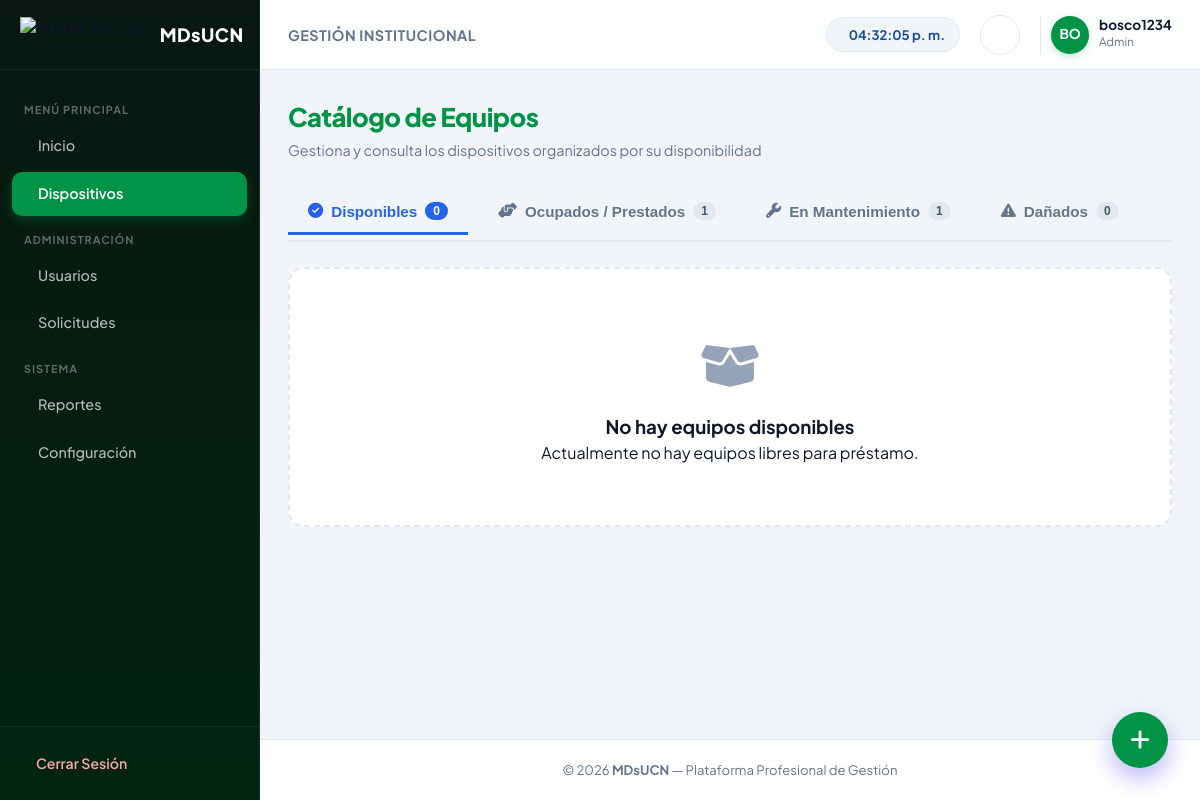
Screenshot of /dispositivos/ (signed in) with the database file from the repository.
### appOne/models.py (models this page shows, shortened)
class Usuario(AbstractUser):
    username = models.CharField(max_length=150, unique=True)
    nombre_completo = models.CharField(max_length=150)
    correo_institucional = models.EmailField(unique=True)
    codigo = models.CharField(max_length=20, unique=True)
    rol = models.CharField(max_length=20, choices=ROLES, default="Docente")
    USERNAME_FIELD = "correo_institucional"
    REQUIRED_FIELDS = ["username", "nombre_completo", "codigo"]
    objects = UsuarioManager()

### appOne/views.py (the view)
# urls.py: path('dispositivos/', views.listardispositivos, name='listardispositivos'),
@login_required
def listardispositivos(request):
    ids_ocupados = Prestamo.objects.filter(
        estado__in=[Prestamo.ESTADO_PENDIENTE, Prestamo.ESTADO_APROBADO]
    ).values_list('dispositivo_id', flat=True)
    dispositivos_disponibles = Dispositivo.objects.filter(
        estado=Dispositivo.ESTADO_DISPONIBLE
    ).exclude(id__in=ids_ocupados)
    dispositivos_ocupados = Dispositivo.objects.filter(
        id__in=ids_ocupados
    )
    dispositivos_mantenimiento = Dispositivo.objects.filter(
        estado=Dispositivo.ESTADO_MANTENIMIENTO
    )
    dispositivos_danados = Dispositivo.objects.filter(
        estado=Dispositivo.ESTADO_DANADO
    )
    prestamos_usuario = Prestamo.objects.filter(usuario=request.user)
    context = {
        "disponibles": dispositivos_disponibles,
        "ocupados": dispositivos_ocupados,
        "mantenimiento": dispositivos_mantenimiento,
        "danados": dispositivos_danados,
        "prestamos_usuario": prestamos_usuario,
    }
    return render(request, "appOne/Dispositivos.html", context)

### appOne/templates/appOne/Dispositivos.html (shortened to what this page needs)
{% extends "appOne/dashboard.html" %}
{% load static %}
{% block extra_css %}
<link rel="stylesheet" href="{% static 'appOne/css/Dispositivos.css' %}">
<link rel="stylesheet" href="{% static 'appOne/css/editar_dispositivos.css' %}">
<link rel="stylesheet" href="{% static 'appOne/css/modal_prestamo.css' %}">
<link rel="stylesheet" href="https://cdnjs.cloudflare.com/ajax/libs/font-awesome/6.4.0/css/all.min.css">
{% endblock %}
{% block contenido %}
<div class="header-pagina">
    <div>
        <h2 class="titulo-seccion">Catálogo de Equipos</h2>
        <p class="subtitulo-seccion">Gestiona y consulta los dispositivos organizados por su disponibilidad</p>
    </div>
</div>
<div class="tabs-container">
    <button class="tab-btn active" onclick="cambiarTab(event, 'tab-disponibles')">
        <i class="fa-solid fa-circle-check"></i> Disponibles
        <span class="tab-badge">{{ disponibles|length }}</span>
    </button>
    <button class="tab-btn" onclick="cambiarTab(event, 'tab-ocupados')">
        <i class="fa-solid fa-handshake-angle"></i> Ocupados / Prestados
        <span class="tab-badge">{{ ocupados|length }}</span>
    </button>
    <button class="tab-btn" onclick="cambiarTab(event, 'tab-mantenimiento')">
        <i class="fa-solid fa-wrench"></i> En Mantenimiento
        <span class="tab-badge">{{ mantenimiento|length }}</span>
    </button>
    <button class="tab-btn" onclick="cambiarTab(event, 'tab-danados')">
        <i class="fa-solid fa-triangle-exclamation"></i> Dañados
        <span class="tab-badge">{{ danados|length }}</span>
    </button>
</div>
<div id="tab-disponibles" class="tab-pane active">
    <div class="galeria-grid">
        {% for d in disponibles %}
            <div class="card-pro">
                <div class="card-body-click" onclick="abrirPrestamo('{{ d.id }}')">
                    <div class="card-image-wrapper">
                        <img src="{% if d.imagen %}{{ d.imagen.url }}{% else %}{% static 'appOne/img/default.png' %}{% endif %}" alt="{{ d.nombre_dispositivo }}" loading="lazy">
                        <div class="image-overlay">
                            <span class="btn-quick-view"><i class="fa-solid fa-hand-pointer"></i> Solicitar</span>
                        </div>
                    </div>
                    <div class="card-details">
                        <h3 class="card-title">{{ d.nombre_dispositivo }}</h3>
                        <div class="card-meta">
                            <div class="meta-item">
                                <i class="fa-solid fa-barcode"></i>
                                <span>Código: <strong>{{ d.codigo_inventario }}</strong></span>
                            </div>
                            <div class="meta-item">
                                <i class="fa-solid fa-tag"></i>
                                <span>Marca: <strong>{{ d.marca }}</strong></span>
                            </div>
                        </div>
                    </div>
                </div>
                {% if request.user.rol == "Admin" %}
                <div class="card-actions-admin">
                    <button type="button" class="btn-action edit" onclick="abrirEditar('{{ d.id }}')">
                        <i class="fa-solid fa-pen-to-square"></i> Editar
                    </button>
                    <form action="{% url 'eliminar_dispositivo' d.id %}" method="POST" class="form-delete" onsubmit="return confirm('¿Confirma eliminar este dispositivo?');">
                        {% csrf_token %}
                        <button type="submit" class="btn-action delete">
                            <i class="fa-solid fa-trash-can"></i>
                        </button>
                    </form>
                </div>
                {% endif %}
            </div>
        {% empty %}
            <div class="empty-state">
                <div class="empty-icon"><i class="fa-solid fa-box-open"></i></div>
                <h3>No hay equipos disponibles</h3>
                <p>Actualmente no hay equipos libres para préstamo.</p>
            </div>
        {% endfor %}
    </div>
</div>
{% if request.user.rol == "Admin" %}
<a href="{% url 'agregar_dispositivo' %}" class="btn-floating-add" title="Agregar nuevo dispositivo">
    <i class="fa-solid fa-plus"></i>
</a>
{% endif %}
{% endblock %}

### appOne/templates/appOne/dashboard.html (shortened to what this page needs)
{% load static %}
<!DOCTYPE html>
<html lang="es">
<head>
  <link href="https://cdn.jsdelivr.net/npm/remixicon@3.5.0/fonts/remixicon.css" rel="stylesheet">
  <link rel="stylesheet" href="{% static 'appOne/css/dashboard.css' %}">
  {% block extra_css %}{% endblock %}
</head>
<body>
  <div class="app-layout">
    <aside class="sidebar" id="sidebar">
      <div class="sidebar-header">
        <div class="brand">
          <img src="https://uploads.onecompiler.io/43nzu6ce2/43x2n985z/eslogan%20.png" alt="MDsUCN Logo" class="brand-logo">
          <span class="brand-name">MDsUCN</span>
        </div>
        <button class="toggle-sidebar-btn" id="toggleSidebar" aria-label="Toggle Sidebar">
        </button>
      </div>
      <nav class="sidebar-nav">
        <div class="nav-section-title">MENÚ PRINCIPAL</div>
        <a href="{% url 'dashboardinicio' %}"
          class="nav-item {% if request.resolver_match.url_name == 'dashboardinicio' %}active{% endif %}">
          <span>Inicio</span>
        </a>
        <a href="{% url 'listardispositivos' %}"
          class="nav-item {% if request.resolver_match.url_name == 'listardispositivos' %}active{% endif %}">
          <span>Dispositivos</span>
        </a>
        {% if request.user.rol == "Admin" %}
        <div class="nav-section-title">ADMINISTRACIÓN</div>
        <a href="{% url 'panel_usuarios' %}"
          class="nav-item {% if request.resolver_match.url_name == 'panel_usuarios' %}active{% endif %}">
          <span>Usuarios</span>
        </a>
        <a href="{% url 'solicitudes_prestamos' %}"
          class="nav-item {% if request.resolver_match.url_name == 'solicitudes_prestamos' %}active{% endif %}">
          <span>Solicitudes</span>
        </a>
        {% endif %}
        <div class="nav-section-title">SISTEMA</div>
        <a href="{% url 'reportes' %}"
          class="nav-item {% if request.resolver_match.url_name == 'reportes' %}active{% endif %}">
          <span>Reportes</span>
        </a>
        <a href="{% url 'configuracion' %}"
          class="nav-item {% if request.resolver_match.url_name == 'configuracion' %}active{% endif %}">
          <span>Configuración</span>
        </a>
      </nav>
      <div class="sidebar-footer">
        <a href="{% url 'logout' %}" class="logout-btn">
          <span>Cerrar Sesión</span>
        </a>
      </div>
    </aside>
    <div class="main-wrapper">
      <header class="topbar">
        <div class="topbar-left">
          <div class="page-title">
            <span>Gestión Institucional</span>
          </div>
        </div>
        <div class="topbar-right">
          <div class="clock-badge">
            <span id="clock-nicaragua">00:00:00</span>
          </div>
          <div class="dropdown-wrapper">
            <button class="icon-btn" id="notifBtn" aria-label="Notificaciones">
            </button>
          </div>
          <div class="user-profile">
            <div class="user-avatar">
              {{ request.user.username|slice:":2"|upper }}
            </div>
            <div class="user-meta">
              <span class="user-name">{{ request.user.username }}</span>
              <span class="user-role">{{ request.user.rol|default:"Usuario" }}</span>
            </div>
          </div>
        </div>
      </header>
      <main class="content-body">
        {% block contenido %}{% endblock %}
      </main>
      <footer class="app-footer">
        <p>© 2026 <strong>MDsUCN</strong> — Plataforma Profesional de Gestión</p>
      </footer>
    </div>
  </div>
</body>
</html>

### appOne/static/appOne/css/Dispositivos.css (style rules this page uses)
.header-pagina { margin-bottom: 28px; display: flex; justify-content: space-between; align-items: center; }
.titulo-seccion { font-size: 1.6rem; font-weight: 800; color: var(--primary, #1e293b); letter-spacing: -0.5px; margin: 0; }
.subtitulo-seccion { font-size: 0.9rem; color: var(--text-secondary, #64748b); margin-top: 4px; }
.galeria-grid { display: grid; grid-template-columns: repeat(auto-fill, minmax(280px, 1fr)); gap: 24px; }
.btn-floating-add { position: fixed; bottom: 32px; right: 32px; width: 56px; height: 56px; background: var(--primary, #4f46e5); color: #ffffff; border-radius: 50%; display: flex; align-items: center; justify-content: center; font-size: 1.4rem; box-shadow: 0 10px 25px rgba(79, 70, 229, 0.4); transition: transform 0.25s ease, background-color 0.25s ease; z-index: 100; text-decoration: none; }
.empty-state { grid-column: 1 / -1; text-align: center; padding: 60px 20px; background: #ffffff; border-radius: 16px; border: 2px dashed #e2e8f0; }
.empty-icon { font-size: 3rem; color: #94a3b8; margin-bottom: 12px; }

### appOne/templates/appOne/Dispositivos.html (style rules this page uses)
.tabs-container { display: flex; gap: 10px; margin-bottom: 25px; border-bottom: 2px solid #e2e8f0; overflow-x: auto; padding-bottom: 5px; }
.tab-btn { background: none; border: none; padding: 12px 20px; font-size: 0.95rem; font-weight: 600; color: #64748b; cursor: pointer; display: flex; align-items: center; gap: 8px; border-bottom: 3px solid transparent; transition: all 0.3s ease; white-space: nowrap; }
.tab-btn.active { color: #2563eb; border-bottom-color: #2563eb; }
.tab-badge { background: #e2e8f0; color: #475569; font-size: 0.75rem; padding: 2px 8px; border-radius: 12px; }
.tab-btn.active .tab-badge { background: #2563eb; color: #ffffff; }
.tab-pane { display: none; }
.tab-pane.active { display: block; }

### rows the page displays
Usuario: user.username "BO", user.username "bosco1234", user.rol "Admin"

### other values shown
{{ disponibles|length }} "0"
{{ ocupados|length }} "1"
{{ mantenimiento|length }} "1"
{{ danados|length }} "0"
